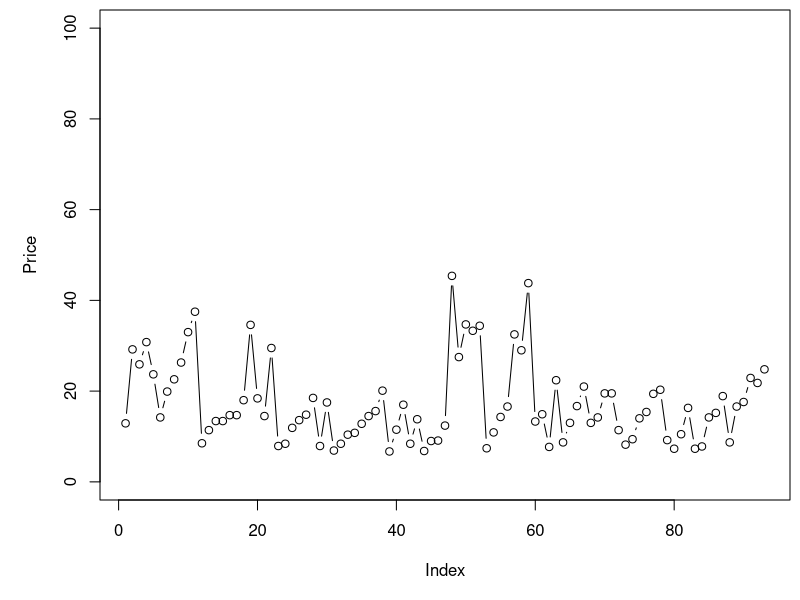
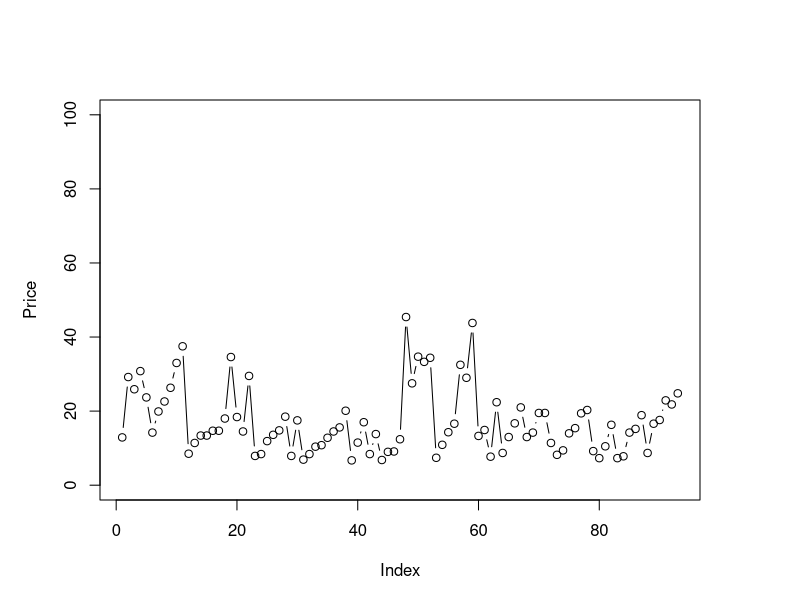

Write the R code that produced these figures, in order.
#Set the margin of the plot
#par(mai=c(bottom, left,top,right)

library('MASS')
par(mai=c(10,10,1,1)/10)
plot(Cars93$Min.Price,type='b',ylab = 'Price',ylim = c(0,100))
par(mai=c(10,10,10,10)/10)
plot(Cars93$Min.Price,type='b',ylab = 'Price',ylim = c(0,100))
